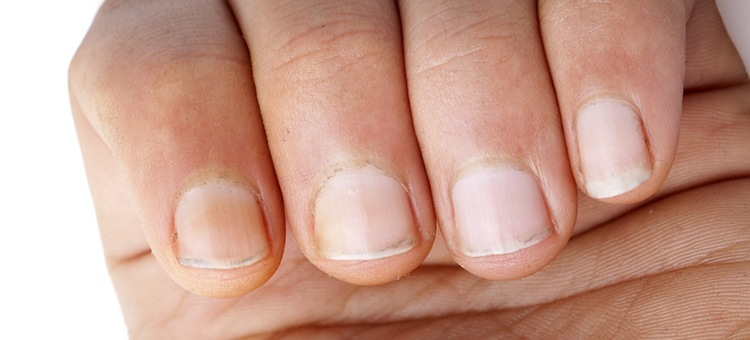
#> input picture data/images/09aefeec-e05f-11e8-87a6-0242ac1c0002.jpg, 750 x 340 px; its folder holds only this picture in this run
$ python traditional_method.py
#> lines starting #> are read from the running program, lines starting #| are printed output that depends on the picture; after the words box and inside, x2 and y2 are one past the last pixel; in counts of white or black regions, pixels touching at a corner belong together
import cv2
import numpy as np
import os
from skimage import filters, morphology, segmentation
import matplotlib.pyplot as plt


def traditional_segmentation(image_path):
    """使用传统图像处理方法分割指甲"""
    # 读取图像
    image = cv2.imread(image_path)
#> image is the input picture: shape (340, 750, 3); mean B, G, R 140.8, 157, 200.3
    image = cv2.cvtColor(image, cv2.COLOR_BGR2RGB)

    # 转换为HSV颜色空间
    hsv = cv2.cvtColor(image, cv2.COLOR_RGB2HSV)
#> hsv: shape (340, 750, 3); mean H, S, V 11.5, 84.3, 200.3

    # 提取饱和度通道
    saturation = hsv[:, :, 1]
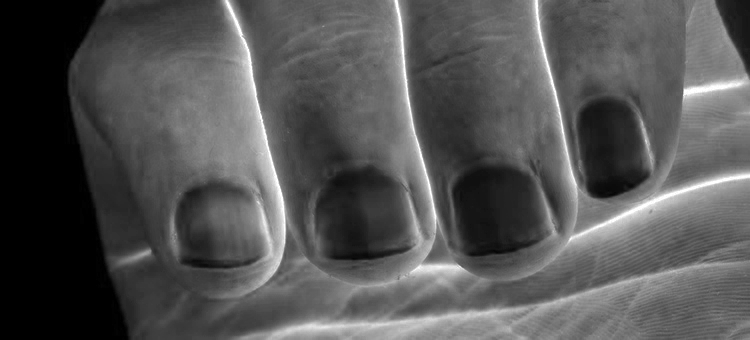
#> saturation: shape (340, 750); min 0, max 255, mean 84.3

    # 应用高斯模糊
    blurred = cv2.GaussianBlur(saturation, (5, 5), 0)

    # 使用Otsu阈值法
    _, thresh = cv2.threshold(blurred, 0, 255, cv2.THRESH_BINARY + cv2.THRESH_OTSU)
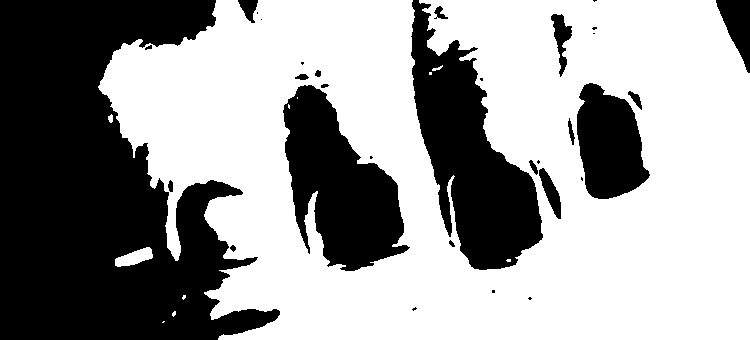
#> thresh: shape (340, 750); 60.8% white; 32 black regions (13 under 20 px), largest, box (x1, y1, x2, y2) and area: (0, 0, 280, 340) 60272, (411, 0, 543, 270) 16939, (283, 85, 410, 271) 13331

    # 形态学操作（闭运算）
    kernel = np.ones((5, 5), np.uint8)
    closed = cv2.morphologyEx(thresh, cv2.MORPH_CLOSE, kernel)
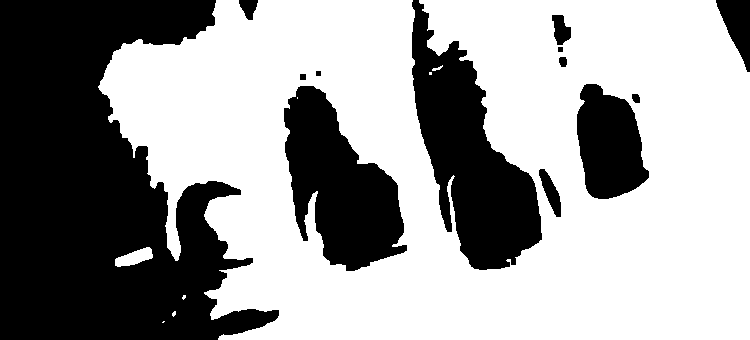
#> closed: shape (340, 750); 61.3% white; 13 black regions

    # 查找轮廓
    contours, _ = cv2.findContours(closed, cv2.RETR_EXTERNAL, cv2.CHAIN_APPROX_SIMPLE)
#> contours = 7 contours, 5 with area under 20; largest, box (x1, y1, x2, y2) and area: (98, 0, 750, 340) 174423, (115, 247, 153, 267) 392

    # 创建掩码
    mask = np.zeros_like(saturation)

    # 筛选最大的轮廓（假设指甲是最大的区域）
    if contours:
        largest_contour = max(contours, key=cv2.contourArea)
#> largest_contour = contour of 878 points, box (x1, y1, x2, y2) (98, 0, 750, 340), area 174423
        cv2.drawContours(mask, [largest_contour], -1, 255, -1)
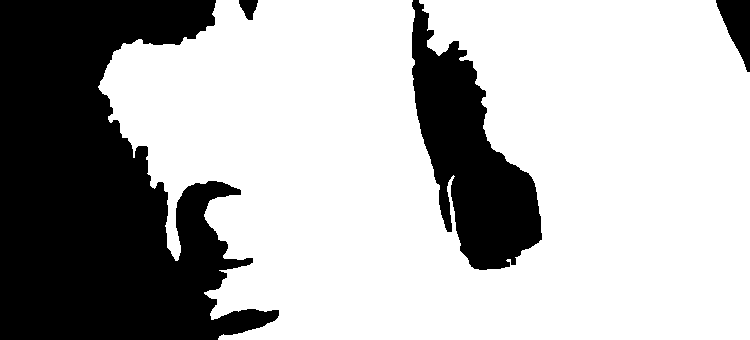
#> mask: shape (340, 750); 69% white; 4 black regions, box (x1, y1, x2, y2) and area: (0, 0, 279, 340) 60568, (412, 0, 542, 270) 16808, (716, 0, 750, 72) 1371, (239, 0, 258, 20) 250

    return mask, image


def process_directory(image_dir, output_dir):
    """处理整个目录的图像"""
    os.makedirs(output_dir, exist_ok=True)

    image_files = [f for f in os.listdir(image_dir) if f.endswith('.jpg') or f.endswith('.png')]

    results = []

    for image_file in image_files:
        image_path = os.path.join(image_dir, image_file)
        mask, image = traditional_segmentation(image_path)

        # 保存结果
        output_path = os.path.join(output_dir, image_file)
        cv2.imwrite(output_path, mask)

        # 可视化结果
        fig, axes = plt.subplots(1, 2, figsize=(10, 5))
        axes[0].imshow(image)
        axes[0].set_title('Original Image')
        axes[0].axis('off')

        axes[1].imshow(mask, cmap='gray')
        axes[1].set_title('Segmentation Result')
        axes[1].axis('off')

        plt.savefig(os.path.join(output_dir, f'vis_{image_file}'))
        plt.close()

        results.append({
            'image': image_file,
            'mask': mask
        })

    return results


if __name__ == '__main__':
    image_dir = '../data/images'
    output_dir = '../results/traditional_method'
    process_directory(image_dir, output_dir)

$ run again, on data/images/34404E67-4BB8-432E-863E-C1BEF5EB37E0.jpg
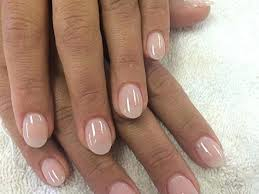
#> input picture data/images/34404E67-4BB8-432E-863E-C1BEF5EB37E0.jpg, 259 x 194 px
#> in traditional_segmentation, image is the input picture: shape (194, 259, 3); mean B, G, R 130, 145.6, 173
#> hsv: shape (194, 259, 3); mean H, S, V 21.4, 76.5, 174.1
#> in traditional_segmentation, `_, thresh = cv2.threshold(blurred, 0, 255, cv2.THRESH_BINARY + cv2.THR..`:
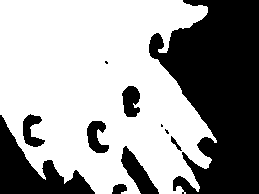
#> thresh: shape (194, 259); 61.8% white; 11 black regions (3 under 20 px), largest, box (x1, y1, x2, y2) and area: (149, 0, 259, 194) 14056, (0, 115, 95, 194) 2950, (121, 146, 159, 194) 750
#> closed: shape (194, 259); 62.2% white; 8 black regions
#> contours = 1 contour; box (x1, y1, x2, y2) and area: (0, 0, 217, 194) 31967
#> largest_contour = contour of 356 points, box (x1, y1, x2, y2) (0, 0, 217, 194), area 31967
#> in traditional_segmentation, `cv2.drawContours(mask, [largest_contour], -1, 255, -1)`:
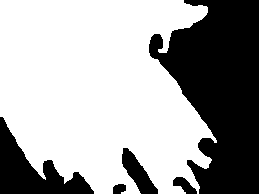
#> mask: shape (194, 259); 64.7% white; 5 black regions, box (x1, y1, x2, y2) and area: (149, 0, 259, 194) 13751, (0, 117, 94, 194) 2937, (122, 148, 158, 194) 740, (173, 177, 197, 194) 221, (113, 184, 126, 194) 108

$ run again, on data/images/3493127D-7B19-4E50-94AE-2401BD2A91C8.jpg
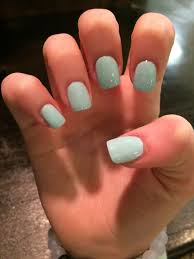
#> input picture data/images/3493127D-7B19-4E50-94AE-2401BD2A91C8.jpg, 194 x 259 px
#> in traditional_segmentation, image is the input picture: shape (259, 194, 3); mean B, G, R 69.3, 88.3, 134.8
#> hsv: shape (259, 194, 3); mean H, S, V 15.1, 137.4, 135.8
#> in traditional_segmentation, `_, thresh = cv2.threshold(blurred, 0, 255, cv2.THRESH_BINARY + cv2.THR..`:
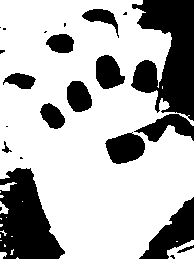
#> thresh: shape (259, 194); 70.3% white; 23 black regions (10 under 20 px), largest, box (x1, y1, x2, y2) and area: (131, 0, 194, 121) 4812, (0, 168, 65, 259) 3813, (139, 197, 194, 259) 1506
#> closed: shape (259, 194); 71.5% white; 12 black regions
#> contours = 9 contours, 5 with area under 20; largest, box (x1, y1, x2, y2) and area: (0, 0, 194, 259) 39072, (167, 240, 194, 259) 329, (0, 182, 17, 241) 209, (0, 249, 14, 259) 42
#> largest_contour = contour of 258 points, box (x1, y1, x2, y2) (0, 0, 194, 259), area 39072
#> in traditional_segmentation, `cv2.drawContours(mask, [largest_contour], -1, 255, -1)`:
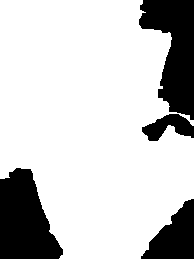
#> mask: shape (259, 194); 78.7% white; 4 black regions, box (x1, y1, x2, y2) and area: (0, 168, 63, 259) 4045, (139, 0, 194, 120) 3990, (141, 199, 194, 259) 1862, (142, 114, 194, 141) 787

$ run again, on data/images/41d83dbb-7c39-4d91-979e-eec5ff71b265.jpg
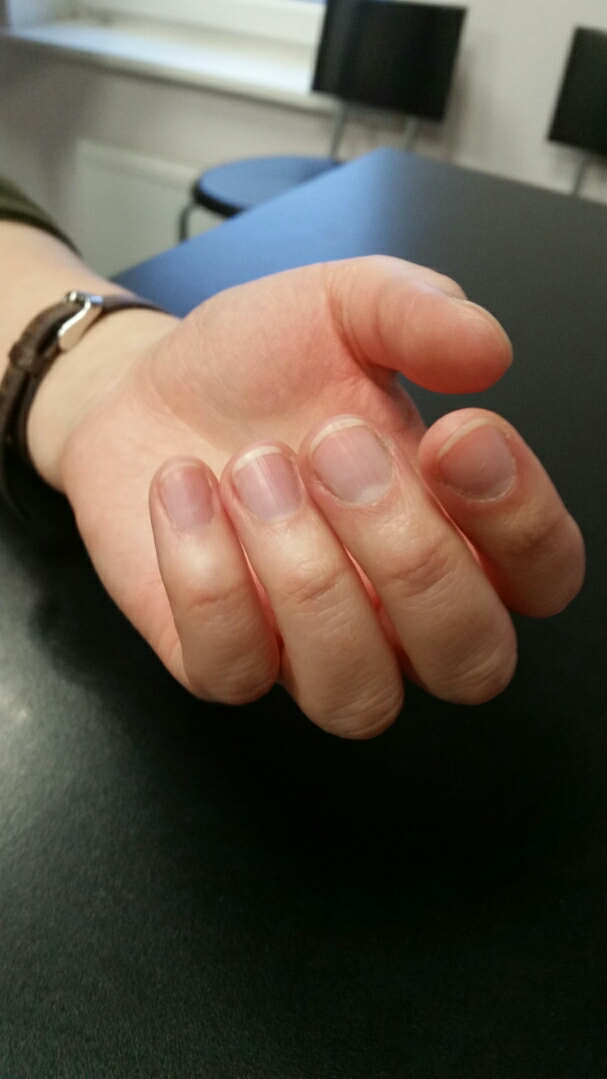
#> input picture data/images/41d83dbb-7c39-4d91-979e-eec5ff71b265.jpg, 607 x 1079 px
#> in traditional_segmentation, image is the input picture: shape (1079, 607, 3); mean B, G, R 72.3, 84, 94
#> hsv: shape (1079, 607, 3); mean H, S, V 39.5, 103.9, 100.5
#> in traditional_segmentation, `_, thresh = cv2.threshold(blurred, 0, 255, cv2.THRESH_BINARY + cv2.THR..`:
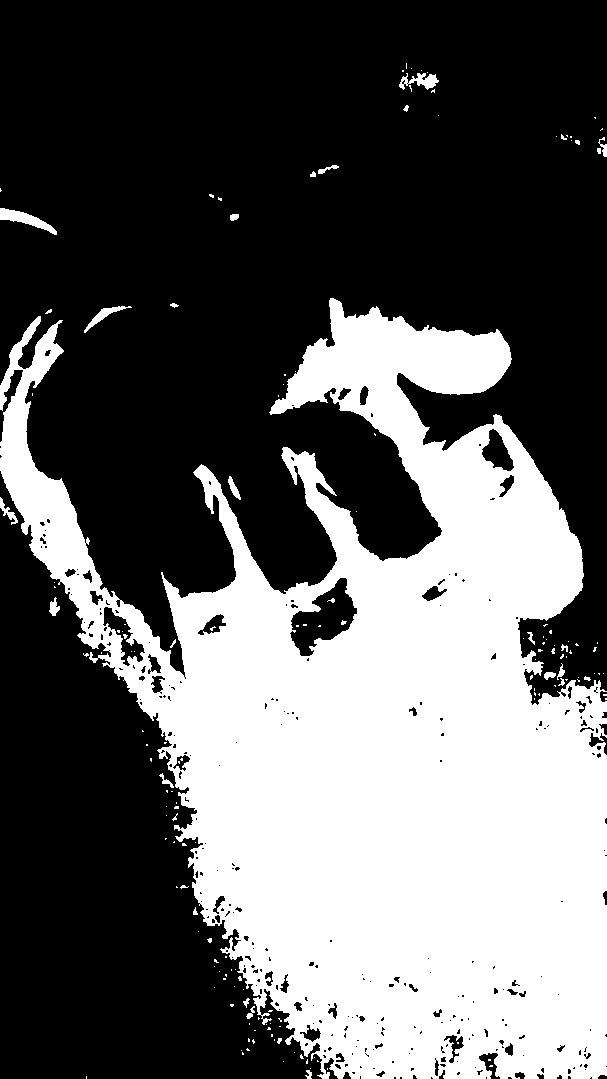
#> thresh: shape (1079, 607); 37.7% white; 163 white regions (134 under 20 px), largest, box (x1, y1, x2, y2) and area: (0, 298, 607, 1079) 243668, (0, 208, 57, 235) 545, (399, 73, 439, 90) 340
#> closed: shape (1079, 607); 38.7% white; 54 white regions (36 under 20 px)
#> contours = 52 contours, 41 with area under 20; largest, box (x1, y1, x2, y2) and area: (0, 298, 607, 1079) 254675, (0, 208, 57, 235) 484, (399, 63, 439, 93) 440, (84, 306, 132, 333) 234, (597, 137, 607, 157) 125
#> largest_contour = contour of 2117 points, box (x1, y1, x2, y2) (0, 298, 607, 1079), area 254675
#> in traditional_segmentation, `cv2.drawContours(mask, [largest_contour], -1, 255, -1)`:
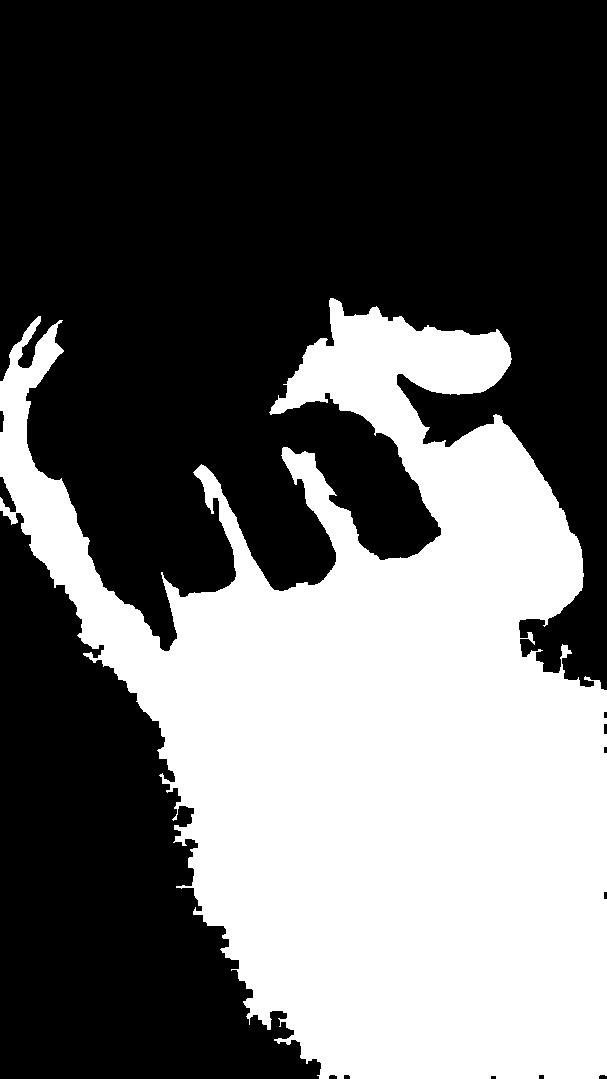
#> mask: shape (1079, 607); 39.3% white; 1 white region, box (x1, y1, x2, y2) and area: (0, 298, 607, 1079) 257248

$ run again, on data/images/1eecab90-1a92-43a7-b952-0204384e1fae.jpg
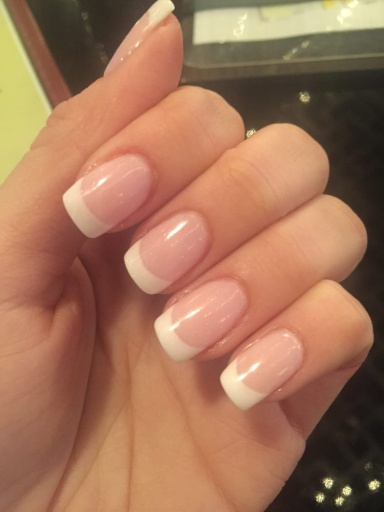
#> input picture data/images/1eecab90-1a92-43a7-b952-0204384e1fae.jpg, 384 x 512 px
#> in traditional_segmentation, image is the input picture: shape (512, 384, 3); mean B, G, R 88.5, 115.7, 162.9
#> hsv: shape (512, 384, 3); mean H, S, V 12.2, 113.4, 162.9
#> thresh: shape (512, 384); 68.9% white; 38 black regions (26 under 20 px), largest, box (x1, y1, x2, y2) and area: (28, 0, 384, 512) 45971, (154, 283, 243, 361) 3761, (220, 331, 301, 409) 3448
#> closed: shape (512, 384); 69.4% white; 8 black regions
#> contours = 24 contours, 18 with area under 20; largest, box (x1, y1, x2, y2) and area: (0, 0, 378, 512) 148698, (323, 0, 335, 7) 56, (333, 489, 346, 505) 46, (317, 481, 327, 494) 40, (378, 312, 384, 326) 30, (297, 91, 311, 105) 30
#> largest_contour = contour of 619 points, box (x1, y1, x2, y2) (0, 0, 378, 512), area 148698
#> in traditional_segmentation, `cv2.drawContours(mask, [largest_contour], -1, 255, -1)`:
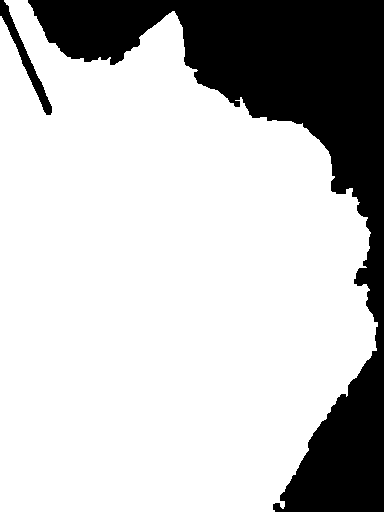
#> mask: shape (512, 384); 76.1% white; 2 black regions, box (x1, y1, x2, y2) and area: (28, 0, 384, 512) 45933, (0, 0, 52, 115) 1001
